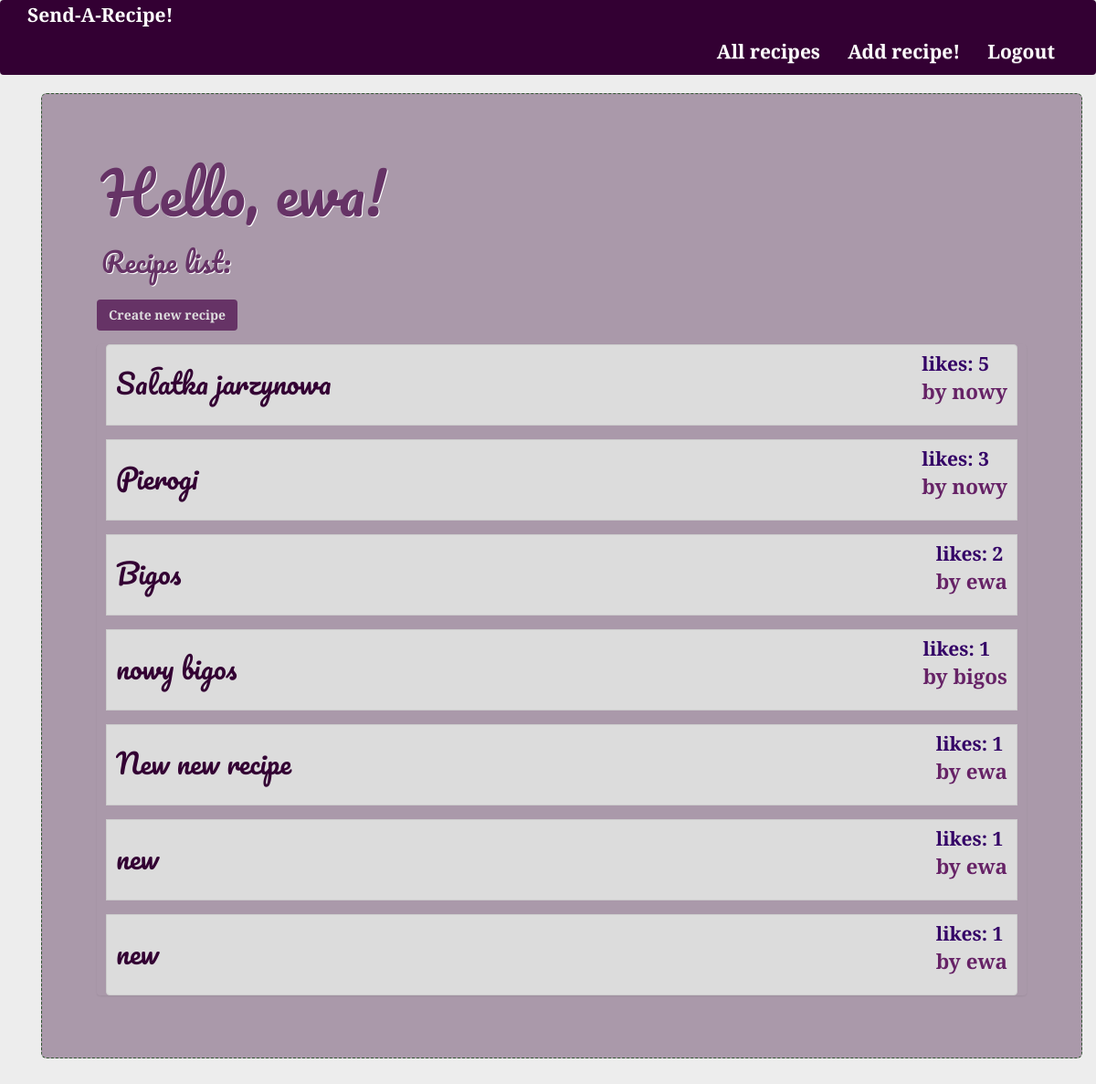
The page /posts/ (signed in) on the database its author committed.
### posts/models.py (models this page shows, shortened)
class Post(models.Model):
	user = models.ForeignKey(User, related_name = "posts")
	title = models.CharField(max_length=56)
	content = models.TextField(unique=False)
	content_html = models.TextField(editable=True)
	created_at = models.DateTimeField(auto_now=True)
	points = models.IntegerField(default=1)
	class Meta:
		ordering = ['-points']

### posts/views.py (the view, shortened to what this page needs)
class PostListView(SelectRelatedMixin, ListView):
	model = models.Post
	select_related = ['user']

### posts/templates/posts/post_list.html
{% extends 'posts/post_base.html' %}
{% block post %}
	<div class="container">
		<div class="jumbotron colored-jumbotron">
			{% if  user.is_authenticated %}
			<h1 class="page-title">Hello, {{user.username}}!</h1>
			{% endif %}
			<h2 class="page-title">Recipe list:</h2>
			{% if user.is_authenticated %}
			<a href="{% url 'posts:new_post' %}" class="btn btn-large create">Create new recipe</a>
			{% else %}
			<a href="{% url 'accounts:login' %}" class="btn btn-large create">Log in to add recipes</a>
			<a href="{% url 'accounts:signup' %}" class="btn btn-large create">New user? Sign up</a>
			{% endif %}
			<ul class="post-list list-group">
			{% for post in post_list %}
				<li class="list-group-item">
					<div class="post">
						<div class="post-item">
							<h2 class="post-title">
							<a href="{% url 'posts:post_detail' pk=post.pk %}">{{post.title}}</a>
							</h2>
						</div>
						<div class="post-item">
							<div> likes: {{post.points}}</div>
							<p>by {{post.user}}</p>
						</div>
					</div>
				</li>
			{% endfor %}
		</ul>
		</div>
	</div>
{% endblock %}

### static/culinaryblog/css/main.css (style rules this page uses)
body { background-color: #ededed; }
.btn { font-family: 'Josefin Slab', serif; font-weight: bolder; }
.jumbotron h1 { color: #663366; }
.page-title { font-family: 'Pacifico', cursive; text-shadow: 1px 1px #fefefe; color: #663366; margin: 25px 5px; }
.post-list, .options { list-style: none; }
.post-item { font-family: 'Josefin Slab', serif; }
.post-item p { font-weight: bolder; color: #662266; font-size: 1.6em; }
.post-item div { color: #330066; font-weight: bold; font-size: 1.5em; }
.post-title { color: #330033; font-family: "Pacifico", cursive; text-shadow: #fff; }
.post-title>a { color: inherit; }
.post { display: flex; justify-content: space-between; padding: 5px 10px; }
.list-group-item { margin: 0; padding: 0; }
.colored-jumbotron { background-color: #aa99aa; border: 1px dashed #335533; }
.list-group-item { border: 1px solid #cdcdcd; margin: 15px 10px; background-color: #dcdcdc; }
#recipeForm .btn, .create { background-color: #663366; color: #dfdfdf; }

### rows shown on the page
Post: title "Sałatka jarzynowa", points "5", user "nowy"
Post: title "Pierogi", points "3", user "nowy"
Post: title "Bigos", points "2", user "ewa"
Post: title "nowy bigos", points "1", user "bigos"
Post: title "New new recipe", points "1", user "ewa"
Post: title "new", points "1", user "ewa"
Post: title "new", points "1", user "ewa"

### other values the page prints
{{ user.username }} "ewa"
